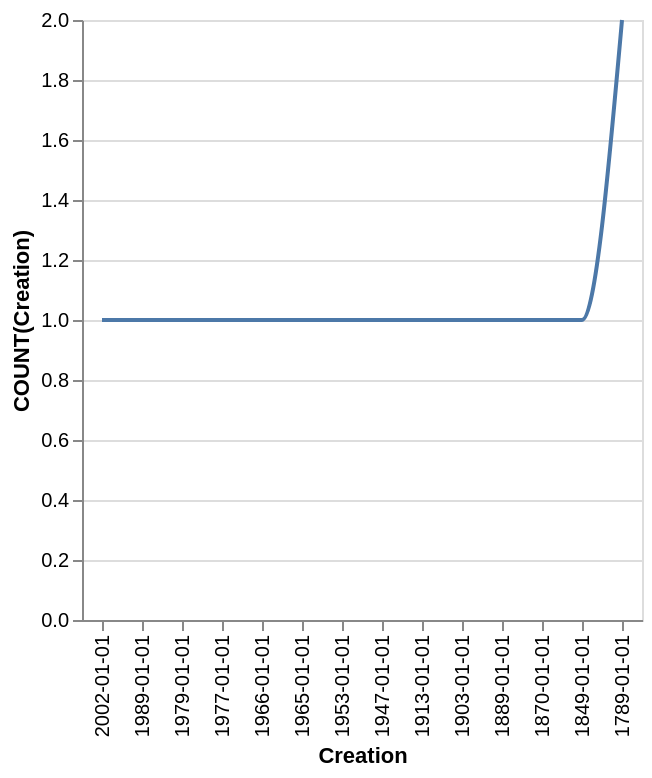

Express this chart as Vega-Lite.
### Vega-Lite specification from a JSON file in a GitHub repository (floating-point values rounded to 4 significant figures)
{"data": {"values": [{"x_data": "2002-01-01", "y_data": 1}, {"x_data": "1989-01-01", "y_data": 1}, {"x_data": "1979-01-01", "y_data": 1}, {"x_data": "1977-01-01", "y_data": 1}, {"x_data": "1966-01-01", "y_data": 1}, {"x_data": "1965-01-01", "y_data": 1}, {"x_data": "1953-01-01", "y_data": 1}, {"x_data": "1947-01-01", "y_data": 1}, {"x_data": "1913-01-01", "y_data": 1}, {"x_data": "1903-01-01", "y_data": 1}, {"x_data": "1889-01-01", "y_data": 1}, {"x_data": "1870-01-01", "y_data": 1}, {"x_data": "1849-01-01", "y_data": 1}, {"x_data": "1789-01-01", "y_data": 2}]}, "mark": {"type": "line", "interpolate": "monotone"}, "encoding": {"x": {"field": "x_data", "type": "nominal", "title": "Creation", "sort": "descending"}, "y": {"field": "y_data", "type": "quantitative", "title": "COUNT(Creation)"}}}
